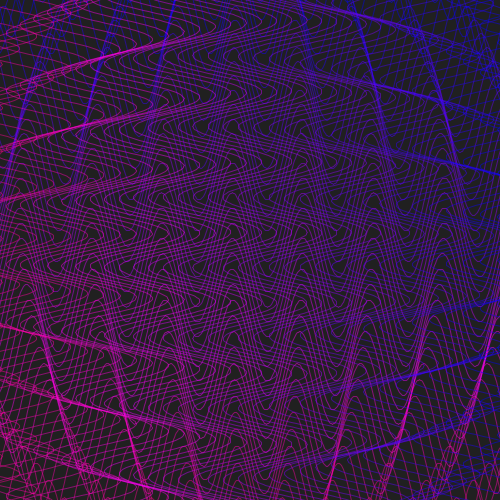
Frame 1 (no input)
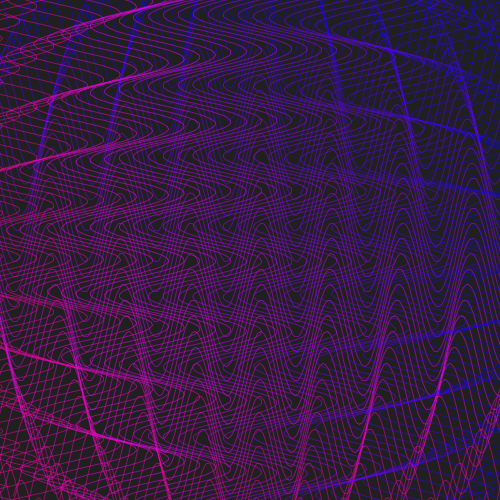
Frame 60 (the mouse pressed at the canvas centre just before this capture)
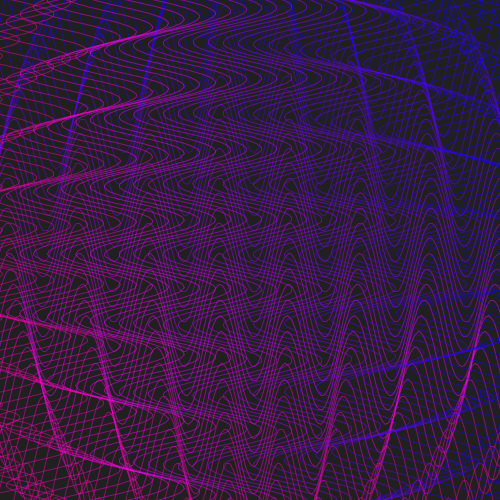
Frame 120 (the mouse held since frame 60 and released just before this capture)

The Processing sketch that drew these frames (run headless with seeded random() and noise(); from frame 60 on, the mouse is pressed at the canvas centre):

// Processing sketch: sineStudy2_2
// ── sineStudy2_2.pde
float phase = 0.0;

void sineLine(float x1, float y1, float x2, float y2, float nCycles, float amp) {
  float d = dist(x1, y1, x2, y2);
  int d2 = ceil(d);
  beginShape();

  for (int i = 0; i <= d2; i++) {
    float p = float(i) / d;
    float v = lerp(x1, x2, p);
    float v2 = lerp(y1, y2, p);

    float s = sin((p + phase) * nCycles * TWO_PI) * amp;
    float x3 = v;
    float y3 = v2;

    float a2 = atan2(y2 - y1, x2 - x1);
    x3 = x3 + s * cos(PI / 2.0 + a2);
    y3 = y3 + s * sin(PI / 2.0 + a2);
    vertex(x3, y3);
  }
  endShape();
}

void setup() {
  size(500, 500);
  colorMode(HSB);
}

void draw() {
  background(32);
  fill(0, 190, 170, 8);
  noFill();
  stroke(190, 221, 50, 128);

  for (int i = 0; i < 2; i++) {
    pushMatrix();    
    translate(width / 2.0, height / 2.0);

    rotate(i * PI / 2.0);
    circleWithSines(0, 0, width / 1.414, 48, 0.07, 10);
    popMatrix();
  }

  phase += 0.001;
  if (phase >= 1.0) {
    phase -= 1.0;
  }
}

void circleWithSines(float xpos, float ypos, float r, int nLines, float amp, float xfreq) {
  for (int i = 0; i < nLines; i++) {
    float d = float(i) / float(nLines - 1);
    float y2 = lerp(-r, r, d);
    stroke(d * 80 + 160, 255, 255, 120);
    pushMatrix();
    translate(xpos, ypos);
    float x2 = sqrt(r * r - y2 * y2);
    float amp2 = dist(-x2, y2, x2, y2) * amp;
    sineLine(-x2, y2, x2, y2, xfreq, amp2);
    popMatrix();
  }
}
